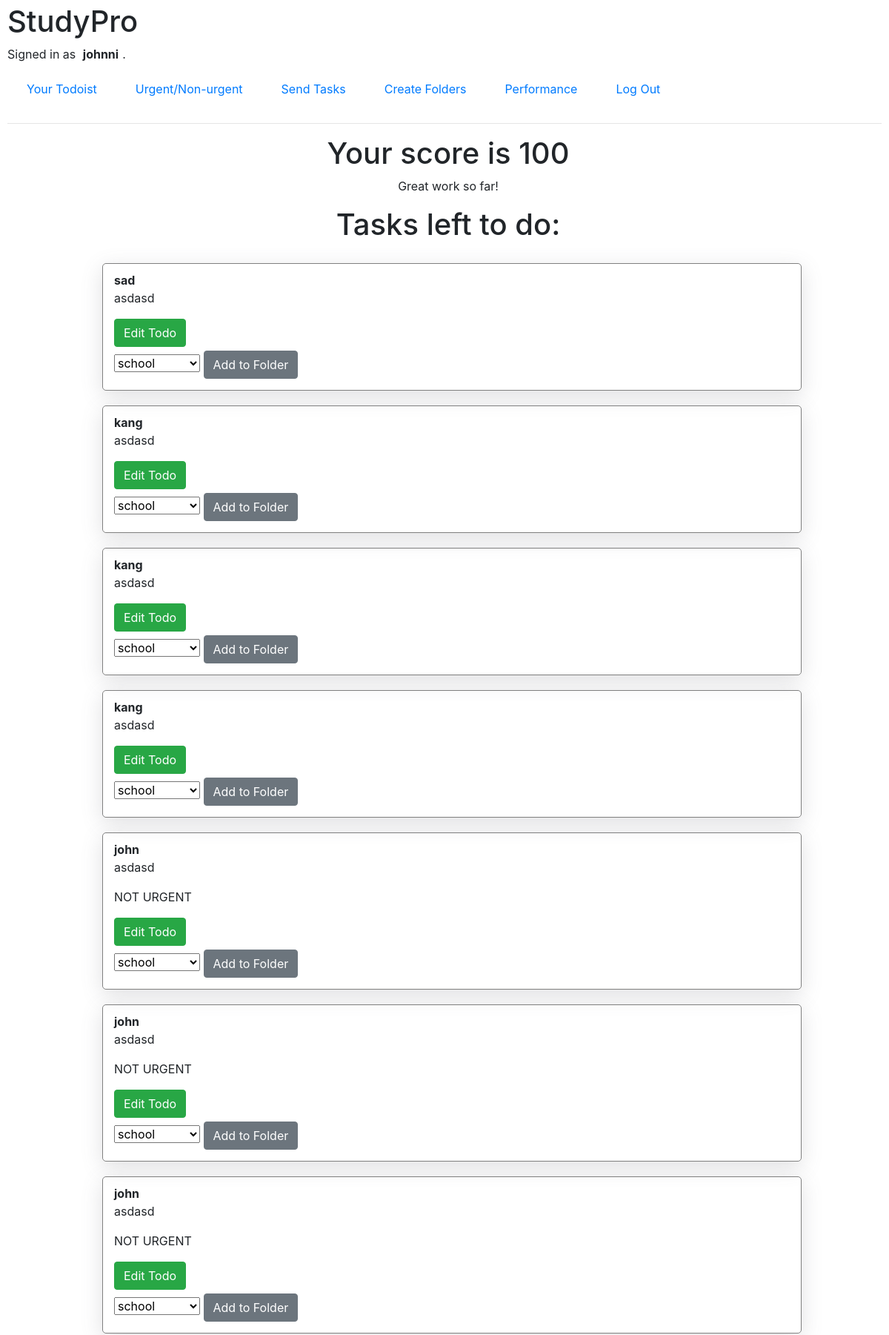
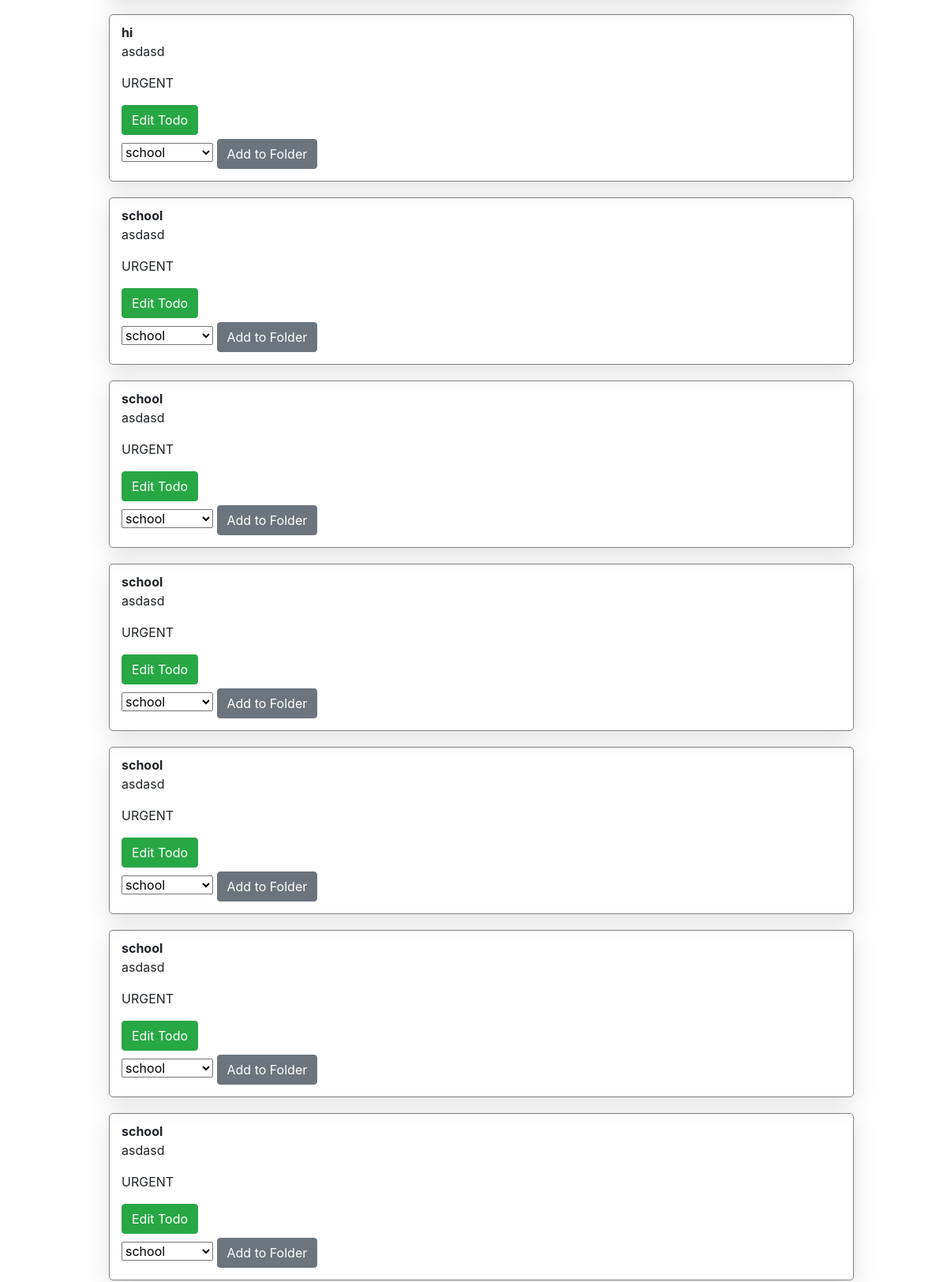
The app's page /performance (signed in, upper part) with its own data (2 pictures, top to bottom).
### todoapp/models.py (models this page shows)
class User(AbstractUser):
    pass

class Finished(models.Model):
    title = models.CharField(max_length=64)
    user = models.ForeignKey(User, on_delete=models.CASCADE, blank=True, related_name="finished_list")
    notes = models.CharField(max_length=100, blank=True)
    dueDate = models.CharField(max_length=100)

### todoapp/views.py (the view)
# urls.py: path("performance", views.performance, name="performance")
def performance(request):
    todos_finished = request.user.finished_list.all().count()
    not_done = request.user.todolist.all().count()
    score = todos_finished / (not_done)
    tasks = request.user.finished_list.all()
    msg = ""
    if score < 5 and score != 1:
        msg = "Hey! We need to see some more work!"
    elif score > 5 and score < 7 and score != 1:
        msg = "Hmm, decent work done but still some more to go!"
    else:
        msg = "Great work so far!"
        score = 100
    return render(request, "todoapp/performance.html", {"score": score, "msg": msg, "tasks": tasks})

### todoapp/templates/todoapp/performance.html (shortened to what this page needs)
{% extends "todoapp/layout.html" %}
{% load static %}
{% block body %}
<section class="performance-div">
 <h1> Your score is {{ score }} </h1>
 <p> {{ msg }} </p>
 <h1> Tasks left to do: </h1>
 <section>
    <div class="performance-tasks">
    {% for t in tasks %}
    <div class="todo">
        <strong> {{ t.title }} </strong>
        <p> {{ t.notes }} </p>
        <p> {{ t.dueDate }} </p>
        <div>
            <button onclick="editTodo('{{ t.id }}')" class="btn btn-success"> Edit Todo </button>
        </div>
        <div>
            <select name="folder" id="folders">
                {% for i in user.folders.all %}
                <option value="{{ i.title }}"> {{ i.title }} </option>
                {% endfor %}
            </select>
            <button onclick="addToFolder('{{ t.id }}', '{{t.title}}')" class="btn btn-secondary"> Add to Folder </button>
        </div>
    </div>
    {% endfor %}
    </div>
</section>
</section>
{% endblock %}

### todoapp/templates/todoapp/layout.html (shortened to what this page needs)
{% load static %}
<!DOCTYPE html>
<html lang="en">
    <head>
        <link rel="stylesheet" href="https://stackpath.bootstrapcdn.com/bootstrap/4.4.1/css/bootstrap.min.css">
        <link href="{% static 'todoapp/styles.css' %}" rel="stylesheet">
    </head>
    <body>
        <h1>StudyPro</h1>
        <div>
            {% if user.is_authenticated %}
                Signed in as <strong>{{ user.username }}</strong>.
            {% else %}
                Not signed in.
            {% endif %}
        </div>
        <ul class="nav">
            <li class="nav-item">
                <a class="nav-link" href="{% url 'index' %}"> Your Todoist </a>
            </li>
            {% if user.is_authenticated %}
            <li class="nav-item">
                <a class="nav-link" href="{% url 'urgency' %}"> Urgent/Non-urgent </a>
            </li>
            <li class="nav-item">
                <a class="nav-link" href="{% url 'send' %}"> Send Tasks </a>
            </li>
            <li class="nav-item">
                <a class="nav-link" href="{% url 'all' %}"> Create Folders </a>
            </li>
            <li class="nav-item">
                <a class="nav-link" href="{% url 'performance' %}"> Performance </a>
            </li>
                <li class="nav-item">
                    <a class="nav-link" href="{% url 'logout' %}">Log Out</a>
                </li>
            {% endif %}
        </ul>
        <hr>
        {% block body %}
        {% endblock %}
    </body>
</html>

### todoapp/static/todoapp/styles.css (style rules this page uses)
* { margin: 5px; }
#todo, .finished_todos, .todo, .performance-tasks .todo { box-shadow: rgba(100, 100, 111, 0.2) 0px 7px 29px 0px; }
#todo, .finished_todos, .todo { width: 80%; border: 0.5px solid gray; margin: 10px; border-radius: 5px; padding: 10px; }
.performance-div { width: 100%; display: flex; flex-direction: column; justify-content: center; align-items: center; }
.performance-tasks { width: 100%; display: flex; flex-wrap: wrap; justify-content: center; }

### records on screen
User: username "johnni"
Finished: title "sad", notes "asdasd"
Finished: title "kang", notes "asdasd"
Finished: title "kang", notes "asdasd"
Finished: title "kang", notes "asdasd"
Finished: title "john", notes "asdasd", dueDate "NOT URGENT"
Finished: title "john", notes "asdasd", dueDate "NOT URGENT"
Finished: title "john", notes "asdasd", dueDate "NOT URGENT"
Finished: title "hi", notes "asdasd", dueDate "URGENT"
Finished: title "school", notes "asdasd", dueDate "URGENT"
Finished: title "school", notes "asdasd", dueDate "URGENT"
Finished: title "school", notes "asdasd", dueDate "URGENT"
Finished: title "school", notes "asdasd", dueDate "URGENT"
Finished: title "school", notes "asdasd", dueDate "URGENT"
Finished: title "school", notes "asdasd", dueDate "URGENT"

### other values on screen
{{ score }} "100"
{{ msg }} "Great work so far!"
form field folder "school"
